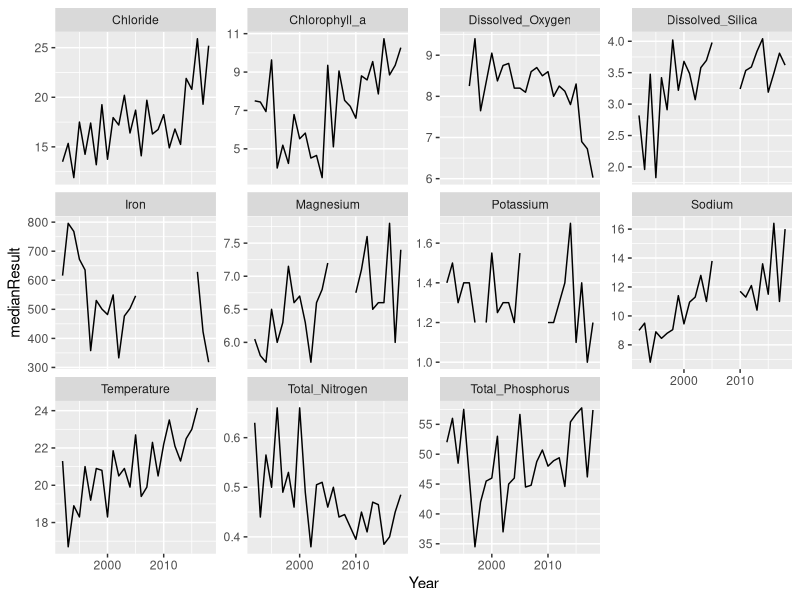

This figure's R source:
setwd('C:/Users/nhayden/OneDrive/work/Meetup')
library(tidyverse)
library(broom)
library(lubridate)

combined_data <- read_csv("DEC Data.csv") %>% mutate(VisitDate = parse_date(VisitDate, "%m/%d/%Y")) %>% 
  mutate(Year = year(VisitDate)) 
agg_combined <- combined_data %>% group_by(Test, Year) %>% summarize(medianResult = median(Result)) %>%
  ungroup() %>% complete(Test, Year)
ggplot(data = agg_combined , aes(x = Year, y = medianResult)) + geom_line() + facet_wrap(~Test, scales = "free_y", nrow = 3)

pivot_combined <- agg_combined %>% spread(Test, medianResult)
lm.fit <- lm(Chlorophyll_a ~ Total_Nitrogen + Dissolved_Oxygen, data = pivot_combined)
tidy(lm.fit)
